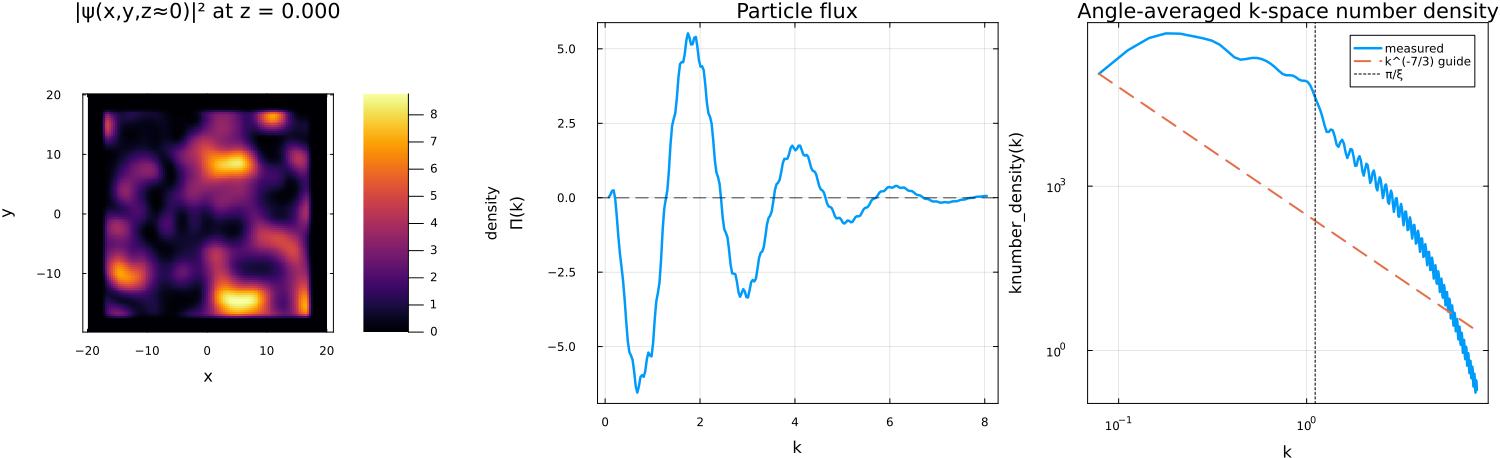

Reproduce this figure in Julia.
#
# 3D inverse-particle Kolmogorov-Zakharov test state for the GPE.
# This example compares `knumber_density` directly against a k^(-7/3) law,
# following the requested angle-averaged momentum-space number-density view.
#
using QuantumFluidSpectra
using FFTW
using Plots
using Plots.Measures
using Printf
using Random

gr()

const G = 0.1
const NTOTAL = 80_000.0
const LBOX = 40.0
const NX = 128
const KZ_OCCUPATION_EXPONENT = 7 / 3
const WALL_STEEPNESS = 8
const WALL_HEIGHT_FACTOR = 20.0

particle_number(ψ, dV) = sum(abs2, ψ) * dV

function kz_band_limits(L, ξ)
    return π / L, π / ξ
end

function wall_profile(s, halfwidth, wallwidth; power=WALL_STEEPNESS)
    d = max(halfwidth - abs(s), 0.0)
    return exp(-((d / wallwidth)^power))
end

function box_trap(x, y, z, t; L=LBOX, ξ=sqrt(8.0), μ=1.0)
    halfwidth = L / 2
    wallwidth = ξ
    V0 = WALL_HEIGHT_FACTOR * μ
    wx = wall_profile(x, halfwidth, wallwidth)
    wy = wall_profile(y, halfwidth, wallwidth)
    wz = wall_profile(z, halfwidth, wallwidth)
    return V0 * (wx + wy + wz)
end

function confinement_envelope(X; L=LBOX, ξ=sqrt(8.0))
    halfwidth = L / 2
    wallwidth = ξ
    x, y, z = X
    yr = reshape(y, 1, :, 1)
    zr = reshape(z, 1, 1, :)
    fx = @. 1 - wall_profile(x, halfwidth, wallwidth)
    fy = @. 1 - wall_profile(yr, halfwidth, wallwidth)
    fz = @. 1 - wall_profile(zr, halfwidth, wallwidth)
    return fx .* fy .* fz
end

function build_inverse_particle_kz_state_3d(; g=G, Ntotal=NTOTAL, L=LBOX, nx=NX, seed=1234)
    X, K, dX, _ = xk_arrays((L, L, L), (nx, nx, nx))
    dx = dX[1]
    dV = prod(dX)

    n0 = Ntotal / L^3
    ξ = 1 / sqrt(g * n0)
    kmin, kmax = kz_band_limits(L, ξ)
    knyquist = π / dx

    @assert dx < ξ / 4 "Need dx < ξ/4, but found dx=$(dx) and ξ/4=$(ξ / 4)."
    @assert kmax < knyquist "Need π/ξ < π/dx, but found kmax=$(kmax) and Nyquist=$(knyquist)."

    rng = MersenneTwister(seed)
    kx, ky, kz = K
    kzr = reshape(kz, 1, 1, :)
    kmag = @. sqrt(kx^2 + ky'^2 + kzr^2)

    ϕ = zeros(ComplexF64, nx, nx, nx)
    edges = collect(range(kmin, kmax, length=160))
    for j in 1:(length(edges) - 1)
        klo = edges[j]
        khi = edges[j + 1]
        kshell = 0.5 * (klo + khi)
        Δk = khi - klo
        mask = @. (kmag >= klo) & (kmag < khi)
        nmode = count(mask)
        nmode == 0 && continue

        shell_population = kshell^(-KZ_OCCUPATION_EXPONENT) * Δk
        shell_weights = randexp(rng, nmode)
        shell_weights ./= sum(shell_weights)
        shell_phases = cis.(2π .* rand(rng, nmode))
        ϕ[mask] .= sqrt.(shell_population .* shell_weights) .* shell_phases
    end
    ϕ[1, 1, 1] = 0.0

    ψ = ifft(ϕ)
    ψ .*= confinement_envelope(X; L=L, ξ=ξ)
    ψ .*= sqrt(Ntotal / particle_number(ψ, dV))

    psi = Psi(ψ, X, K)
    return (; psi, ξ, dx, dV, kmin, kmax, knyquist, n0)
end

function kz_reference(k, kn)
    ref = @. k^(-KZ_OCCUPATION_EXPONENT)
    scale = kn[1] / ref[1]
    return scale .* ref
end

function summarize_state(; g=G, Ntotal=NTOTAL, L=LBOX, nx=NX)
    state = build_inverse_particle_kz_state_3d(; g=g, Ntotal=Ntotal, L=L, nx=nx)
    psi = state.psi
    X = psi.X
    dX = (X[1][2] - X[1][1], X[2][2] - X[2][1], X[3][2] - X[3][1])
    dV = prod(dX)
    Ncheck = particle_number(psi.ψ, dV)
    kplot_max = state.knyquist * 0.8
    k = collect(range(state.kmin, kplot_max, length=240))
    trap = (x, y, z, t) -> box_trap(x, y, z, t; L=L, ξ=state.ξ, μ=g * state.n0)
    Π = gpe_particle_flux(k, psi; g=g, V=trap)
    nk = knumber_density(k, psi)

    iz = argmin(abs.(X[3]))
    zslice = abs2.(psi.ψ[:, :, iz])

    return (; state..., k, Π, nk, Ncheck, iz, zslice, trap, kplot_max)
end

function make_plot(data)
    psi = data.psi
    X = psi.X
    z0 = X[3][data.iz]

    prefactor = data.nk[1] * data.k[1]^KZ_OCCUPATION_EXPONENT
    p1 = heatmap(
        X[1],
        X[2],
        data.zslice',
        xlabel="x",
        ylabel="y",
        title=@sprintf("|ψ(x,y,z≈0)|² at z = %.3f", z0),
        colorbar_title="density",
        aspect_ratio=:equal,
        frame=:box,
        left_margin=6mm,
        bottom_margin=6mm,
    )

    p2 = plot(
        data.k,
        data.Π,
        xlabel="k",
        ylabel="Π(k)",
        title="Particle flux",
        frame=:box,
        lw=2.5,
        legend=false,
        left_margin=6mm,
        bottom_margin=6mm,
    )
    hline!(p2, [0.0], color=:black, linestyle=:dash, alpha=0.5, lw=1.5)

    p3 = plot(
        data.k,
        data.nk,
        xscale=:log10,
        yscale=:log10,
        xlabel="k",
        ylabel="knumber_density(k)",
        title="Angle-averaged k-space number density",
        frame=:box,
        lw=2.5,
        label="measured",
        left_margin=6mm,
        bottom_margin=6mm,
    )
    plot!(p3, data.k, prefactor .* data.k .^ (-KZ_OCCUPATION_EXPONENT), linestyle=:dash, lw=2, label="k^(-7/3) guide")
    vline!(p3, [data.kmax], linestyle=:dot, lw=1.5, color=:black, alpha=0.7, label="π/ξ")

    return plot(
        p1,
        p2,
        p3,
        layout=(1, 3),
        size=(1500, 460),
    )
end

function main()
    data = summarize_state()

    println("3D inverse-particle KZ test state")
    @printf("  g                         = %.6f\n", G)
    @printf("  total particle number N   = %.6f\n", NTOTAL)
    @printf("  box size L                = %.6f\n", LBOX)
    @printf("  mean density n0           = %.6f\n", data.n0)
    @printf("  healing length ξ          = %.6f\n", data.ξ)
    @printf("  dx                        = %.6f\n", data.dx)
    @printf("  ξ/4                       = %.6f\n", data.ξ / 4)
    @printf("  2π/ξ                      = %.6f\n", 2π / data.ξ)
    @printf("  KZ construction band      = [%.6f, %.6f]\n", data.kmin, data.kmax)
    @printf("  plotted k range           = [%.6f, %.6f]\n", data.k[1], data.k[end])
    @printf("  Nyquist π/dx              = %.6f\n", data.knyquist)
    @printf("  particle number check     = %.6f\n", data.Ncheck)

    fig = make_plot(data)
    outfile = joinpath(@__DIR__, "inverse_particle_kz_powerlaw_3d.png")
    savefig(fig, outfile)
    println("Saved plot to " * outfile)
end

main()
